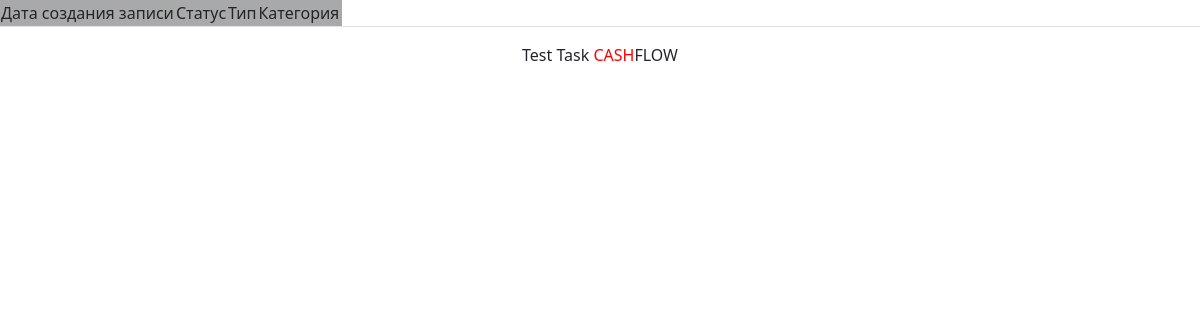
The app's page /, older data.
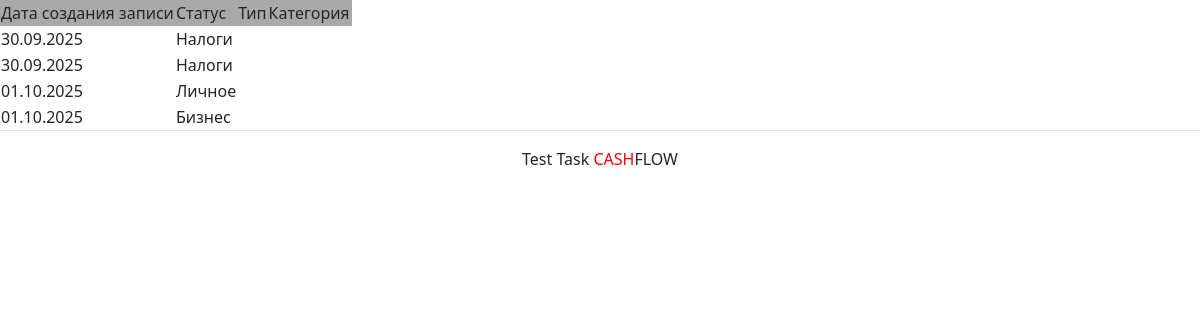
The same page, newer data.
### flow/models.py (models this page shows, shortened)
class Post(models.Model):
  pub_date_verbose_name_title = 'Дата создания записи'
  status_verbose_name_title = 'Статус'
  flow_type_verbose_name_title = 'Тип'
  category_verbose_name_title = 'Категория'
  subcategory_verbose_name_title = 'Подкатегория'
  pub_date = models.DateField(
    auto_now_add=True,
    editable=True,
    verbose_name=pub_date_verbose_name_title
  )
  user = models.ForeignKey(
    User,
    on_delete=models.CASCADE,
    blank=False,
    related_name='user_post',
    verbose_name='Пользователь'
  )
  status = models.ForeignKey(
    Status,
    related_name='post_status',
    on_delete=models.CASCADE,
    verbose_name=status_verbose_name_title
  )
  flow_type = models.ForeignKey(
    FlowType,
    related_name='post_flow_type',
    on_delete=models.CASCADE,
    blank=False,
    verbose_name=flow_type_verbose_name_title
  )
  category = models.ForeignKey(
    Category,
    related_name='post_category',
    on_delete=models.CASCADE,
    blank=False,
    verbose_name=category_verbose_name_title
  )
  subcategory = models.ForeignKey(
    Category,
    related_name='post_subcategory',
    on_delete=models.CASCADE,
    blank=False,
    verbose_name=subcategory_verbose_name_title
  )
  amount = models.DecimalField(
    max_digits=10,
    decimal_places=2,
    blank=False
  )
  class Meta:
    verbose_name = 'Запись о ДДС'
    verbose_name_plural = 'Записи о ДДС'
    ordering = ['pub_date']

class Status(models.Model):
  value = models.CharField(
    max_length=100,
    blank=False,
    unique=True,
    verbose_name='Статус'
  )
  class Meta:
    verbose_name = 'Статус'
    verbose_name_plural = 'Статусы'
    ordering = ['value',]
  def __str__(self):
    return self.value

### flow/views.py (the view)
# urls.py: path('', views.index, name='index'),
def index(request):
    posts = Post.objects.all().select_related('status')
    page_obj = page_obj_gen(request, posts)
    title = 'Движение денежных средств'
    context = {
        'page_obj': page_obj,
        'title': title,
        'pub_date_title': Post.pub_date_verbose_name_title,
        'status_title' : Post.status_verbose_name_title,
        'flow_type_title': Post.flow_type_verbose_name_title,
        'category_title': Post.category_verbose_name_title,
    }
    return render(request, 'index.html', context)

### flow/utils.py (called while the page is built)
def page_obj_gen(request, posts):
    paginator = Paginator(posts, per_page=20)
    page_number = request.GET.get('page')
    page_obj = paginator.get_page(number=page_number)
    return page_obj

### templates/index.html (shortened to what this page needs)
{% extends 'base.html' %}
{% block content %}
{% load verbose_names %}
{% load thumbnail %}
{% load cache %}
{% cache 20 index_page %}
<table>
  <tr style="background-color:darkgray">
    <td>{{ pub_date_title }}</td>
    <td>{{ status_title }}</td>
    <td>{{ flow_type_title }}</td>
    <td>{{ category_title }}</td>
    <td>{{ subcategory_title }}</td>
  </tr>
  {% for post in page_obj %}
  <tr>
    <td>{{ post.pub_date|date:"d.m.Y" }}</td>
    <td>{{ post.status }}</td>
    <td>{{ post.flow_type }}</td>
    <td>{{ post.category }}</td>
    <td>{{ post.subcategory }}</td>
  </tr>
  {% endfor %}
</table>
{% endcache %}
{% endblock %}

### templates/base.html (shortened to what this page needs)
<!DOCTYPE html>
<html lang="ru">
  <head>
    {% load static %}
    <link rel="stylesheet" href="{% static '/css/bootstrap.min.css' %}">
    <link rel="stylesheet" href="{% static '/css/bootstrap.min.css' %}">
  </head>
  <body>
    <main>
      {% block content %}{% endblock %}
    </main>
      {% include 'includes/footer.html' %}
  </body>
</html>

### templates/includes/footer.html
<footer class="border-top text-center py-3">
  <p>Test Task <span style="color:red">CASH</span>FLOW</p>
</footer>

Row changes from the older to the newer data that the page shows:
added Post: pub_date "30.09.2025", status "Налоги"
added Post: pub_date "30.09.2025", status "Налоги"
added Post: pub_date "01.10.2025", status "Личное"
added Post: pub_date "01.10.2025", status "Бизнес"
